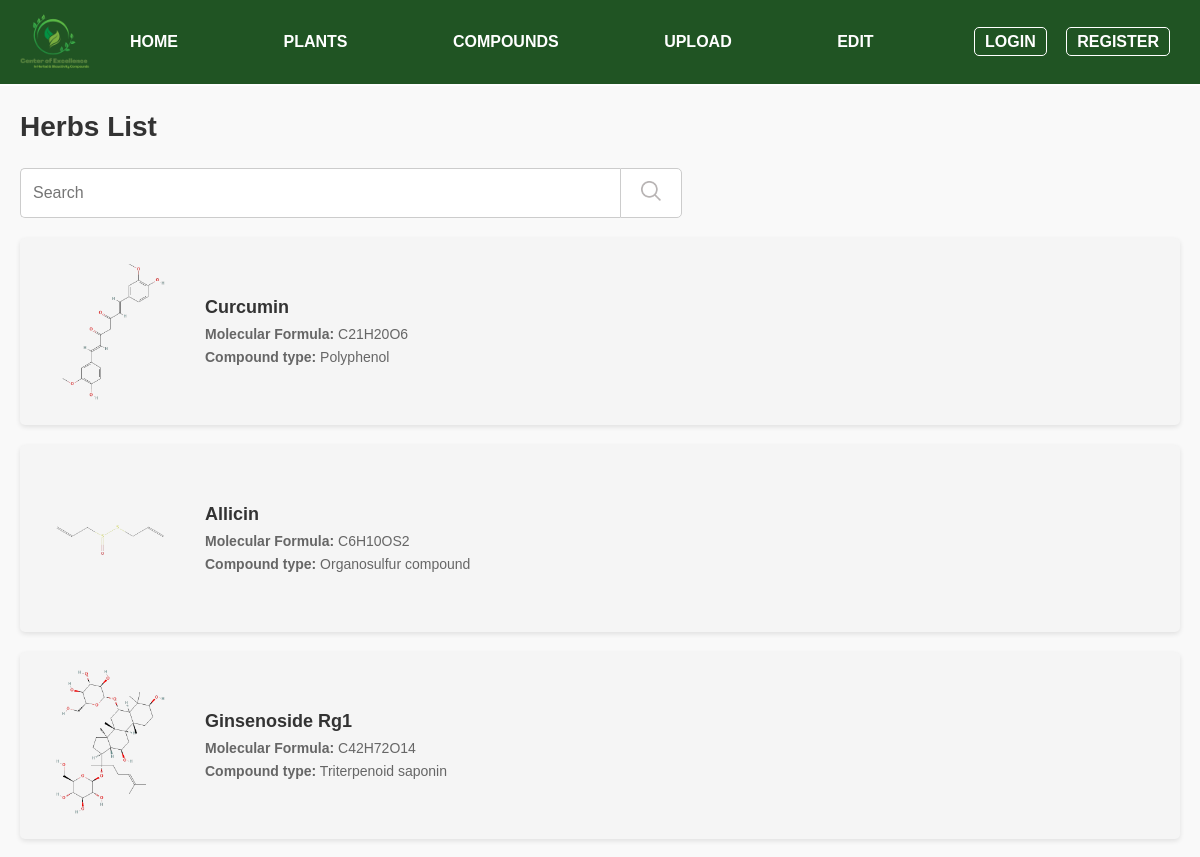
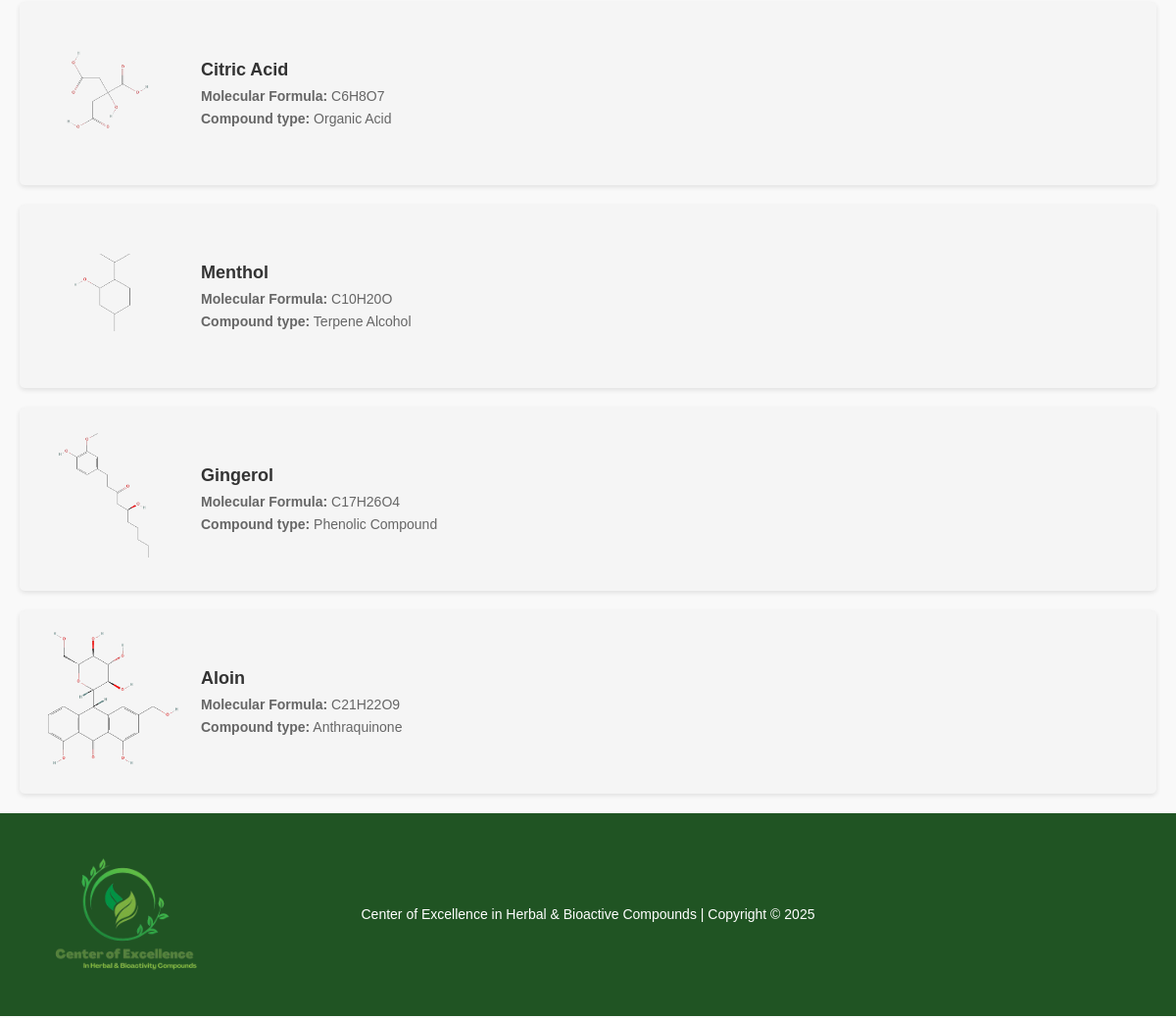
Page /compounds.php on the committed database (2 pictures, top to bottom).
### tables this page shows
CREATE TABLE `compounds` (
  `compound_id` int(11) NOT NULL,
  `compound_name` varchar(50) NOT NULL,
  `molecular_formula` varchar(50) NOT NULL,
  `compound_type` varchar(50) NOT NULL,
  `properties` text NOT NULL,
  `compound_image` varchar(255) NOT NULL
);

### compounds.php (the view, shortened to what this page needs)
<?php
require 'db_connect.php';
$result = $conn->query("SELECT * FROM compounds");
$compounds = $result->fetch_all(MYSQLI_ASSOC);
$search_query = isset($_GET['search']) ? $conn->real_escape_string($_GET['search']) : '';
?>
<!DOCTYPE html>
<html lang="th">
<head>
</head>
<body>
    <div class="header">
        <img onclick="window.location.href='index.php'" src="img/Center_of_Excellence1-removebg-preview.png" alt="Logo">
        <div class="menu">
            <a href="index.php">HOME</a>
            <a href="plants.php">PLANTS</a>
            <a href="compounds.php">COMPOUNDS</a>
            <a href="upload.php">UPLOAD</a>
            <a href="dashbord.php">EDIT</a>
        </div>
        <div class="auth <?php echo isset($_SESSION['loggedin']) && $_SESSION['loggedin'] ? 'logged-in' : ''; ?>">
            <?php if (isset($_SESSION['loggedin']) && $_SESSION['loggedin']): ?>
                <a href="edit_profile.php" onclick="event.preventDefault(); window.location.href='edit_profile.php';"><?php echo htmlspecialchars($_SESSION['username']); ?></a>
                <a href="logout.php" style="border: 1px solid #fff; padding: 5px 10px; border-radius: 5px; margin-left: 10px;">Logout</a>
            <?php else: ?>
                <a href="login.php">Login</a>
                <a href="register.php">Register</a>
            <?php endif; ?>
        </div>
    </div>
    <div class="content">
        <h1>Herbs List</h1>
        <div class="search-container">
            <input type="text" class="search-bar" id="search" placeholder="Search" value="<?php echo htmlspecialchars($search_query); ?>">
            <button class="search-button" onclick="searchPlants()"><img src="img/search-2.png" alt="search" height="20px"></button>
        </div>
        <div class="herbal-list">
            <?php foreach ($compounds as $compound): ?>
                <div class="herbal-item">
                    <a href="compounds_details.php?id=<?php echo $compound['compound_id']; ?>">
                        <img src="<?php echo $compound['compound_image']; ?>" alt="<?php echo $compound['compound_name']; ?>" width="100">
                    </a>
                    <div class="herbal-details">
                        <h3>
                            <a href="compounds_details.php?id=<?php echo $compound['compound_id']; ?>" style="text-decoration: none; color: inherit;">
                                <?php echo $compound['compound_name']; ?>
                            </a>
                        </h3>
                        <p><strong>Molecular Formula:</strong> <?php echo htmlspecialchars($compound['molecular_formula']); ?></p>
                        <p><strong>Compound type:</strong> <?php echo htmlspecialchars($compound['compound_type']); ?></p>
                    </div>
                </div>
            <?php endforeach; ?>
        </div>
        <div class="footer">
            <img onclick="window.location.href='index.php'" src="img/Center_of_Excellence1-removebg-preview.png" alt="Logo">
            <span>Center of Excellence in Herbal & Bioactive Compounds | Copyright © 2025</span>
        </div>
</body>
</html>

### compounds.php (style rules this page uses)
* { box-sizing: border-box; margin: 0; padding: 0; font-family: 'Arial', sans-serif; }
body { background-color: #f9f9f9; color: #333; line-height: 1.5; }
.header { background-color: rgb(32, 84, 35); color: white; padding: 30px 30px; display: flex; align-items: center; justify-content: space-between; border-bottom: 2px solid #fff; }
.header img { width: 100px; left: 3px; position: absolute; cursor: pointer; }
.header .menu a { color: #fff; text-decoration: none; margin: 100px; margin-right: 1px; font-weight: 600; text-transform: uppercase; }
.header .auth a { color: #fff; text-decoration: none; margin-left: 15px; font-weight: 600; text-transform: uppercase; border: 1px solid #fff; padding: 5px 10px; border-radius: 5px; }
.content { max-width: 1200px; margin: 20px auto; padding: 0 20px; }
.content h1 { font-size: 28px; font-weight: bold; margin-bottom: 20px; color: #333; }
.search-container { display: flex; margin-bottom: 20px; }
.search-bar { width: 100%; max-width: 600px; padding: 12px; font-size: 16px; border: 1px solid #ccc; border-right: none; border-radius: 5px 0 0 5px; outline: none; }
.search-button { padding: 12px 20px; font-size: 16px; border: 1px solid #ccc; background-color: #fff; color: #666; border-radius: 0 5px 5px 0; cursor: pointer; transition: background-color 0.3s; }
.herbal-list { display: flex; flex-direction: row; flex-wrap: wrap; gap: 20px; }
.herbal-item { background-color: #f5f5f5; padding: 15px; border-radius: 5px; box-shadow: 0 2px 5px rgba(0, 0, 0, 0.1); display: flex; align-items: center; width: 100%; }
.herbal-item img { width: 150px; height: auto; border-radius: 5px; margin-right: 20px; }
.herbal-item h3 { font-size: 18px; color: #333; margin-bottom: 3px; }
.herbal-item p { font-size: 14px; color: #666; margin: 2px 0; }
.footer { background-color: rgb(32, 84, 35); color: white; text-align: center; padding: 93px; margin-top: 20px; width: 100%; display: flex; align-items: center; position: absolute; left: 0; }
.footer img { position: absolute; left: 20px; width: 210px; vertical-align: middle; margin-right: 5px; cursor: pointer; }
.footer span { font-size: 14px; margin: auto; }

### rows in the picture
compounds: compound_image+compound_name (picture), compound_name "Curcumin", molecular_formula "C21H20O6", compound_type "Polyphenol"
compounds: compound_image+compound_name (picture), compound_name "Allicin", molecular_formula "C6H10OS2", compound_type "Organosulfur compound"
compounds: compound_image+compound_name (picture), compound_name "Ginsenoside Rg1", molecular_formula "C42H72O14", compound_type "Triterpenoid saponin"
compounds: compound_image+compound_name (picture), compound_name "Citric Acid", molecular_formula "C6H8O7", compound_type "Organic Acid"
compounds: compound_image+compound_name (picture), compound_name "Menthol", molecular_formula "C10H20O", compound_type "Terpene Alcohol"
compounds: compound_image+compound_name (picture), compound_name "Gingerol", molecular_formula "C17H26O4", compound_type "Phenolic Compound"
compounds: compound_image+compound_name (picture), compound_name "Aloin", molecular_formula "C21H22O9", compound_type "Anthraquinone"
